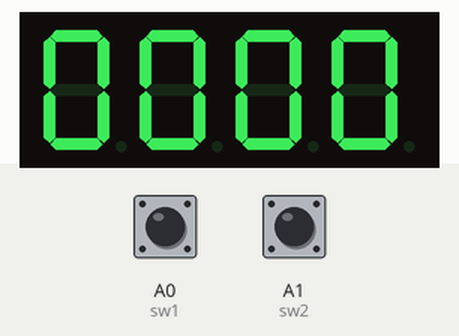
A sketch run on a simulated Arduino Uno, built with avr-gcc and run on an emulated ATmega328P. Parts: 4-digit seven-segment display. Wiring (inferred from the names in the program): 4-digit 7-segment display, segments lit when HIGH: segments pin 3, pin 7, pin 11, pin 9, pin 8, pin 4, pin 12, pin 10; digit selects pin 2, pin 5, pin 6, pin 13. The test bench sets the inputs (shaded band); at power-on: A0 (sw1) LOW, A1 (sw2) LOW. The segment pins are drawn as the display they are named for.

Above: at 1.2 s.
1.3 s: A0 (sw1) pulled HIGH for 1 s
At 2.7 s:
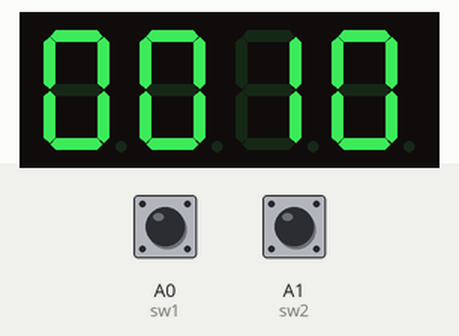
3.8 s: A1 (sw2) pulled HIGH for 3.2 s
At 7.7 s:
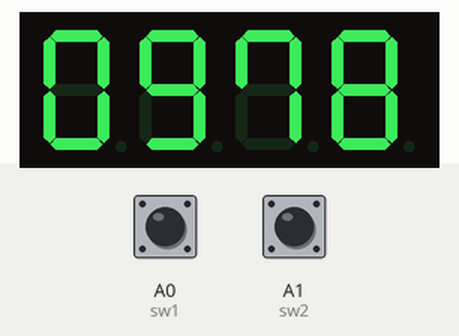
8.5 s: A1 (sw2) pulled HIGH for 0.15 s
At 9.8 s:
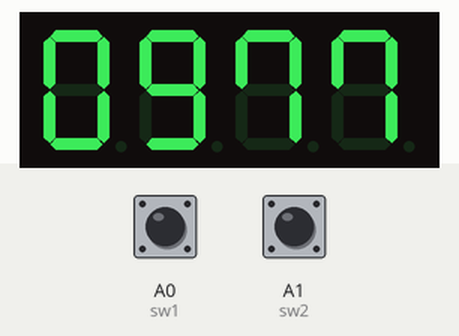
10.1 s: A0 (sw1) pulled HIGH for 3.2 s
At 14.7 s:
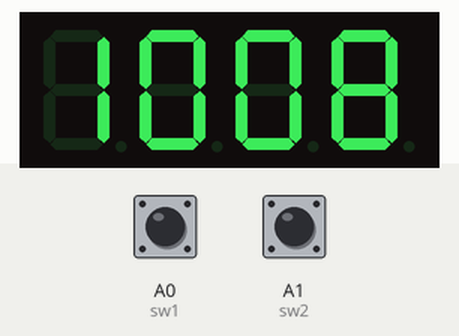

Measured:
- after the input at 1.3 s, the display: first changes after 0.08 s (image 1 shows a later state)
- after the input at 3.8 s, the display: first changes after 0.10 s (image 2 shows a later state)
- after the input at 8.5 s, the display: changes after 0.14 s (image 3)
- after the input at 10.1 s, the display: first changes after 0.16 s (image 4 shows a later state)

The sketch:

golden_bell_C14-3.ino
```cpp
#include<arduino.h>

#define ledA 3
#define ledB 7
#define ledC 11
#define ledD 9
#define ledE 8
#define ledF 4
#define ledG 12
#define DOT 10
#define seg1 2
#define seg2 5
#define seg3 6
#define seg4 13

void Charfnd(int n)
{
  switch(n){

    case 0: // A 출력
    digitalWrite(ledA, HIGH);
    digitalWrite(ledB, HIGH);
    digitalWrite(ledC, HIGH);
    digitalWrite(ledD, LOW);
    digitalWrite(ledE, HIGH);
    digitalWrite(ledF, HIGH);
    digitalWrite(ledG, HIGH);
    digitalWrite(DOT, LOW);
    break;

    case 1: // B 출력
    digitalWrite(ledA, HIGH);
    digitalWrite(ledB, HIGH);
    digitalWrite(ledC, HIGH);
    digitalWrite(ledD, HIGH);
    digitalWrite(ledE, HIGH);
    digitalWrite(ledF, HIGH);
    digitalWrite(ledG, HIGH);
    digitalWrite(DOT, LOW);
    break;

    case 2: // C 출력
    digitalWrite(ledA, HIGH);
    digitalWrite(ledB, LOW);
    digitalWrite(ledC, LOW);
    digitalWrite(ledD, HIGH);
    digitalWrite(ledE, HIGH);
    digitalWrite(ledF, HIGH);
    digitalWrite(ledG, LOW);
    digitalWrite(DOT, LOW);
    break;

    case 3: // D 출력
    digitalWrite(ledA, HIGH);
    digitalWrite(ledB, HIGH);
    digitalWrite(ledC, HIGH);
    digitalWrite(ledD, HIGH);
    digitalWrite(ledE, HIGH);
    digitalWrite(ledF, HIGH);
    digitalWrite(ledG, LOW);
    digitalWrite(DOT, LOW);
    break;

    case 4: //  E 출력
    digitalWrite(ledA, HIGH);
    digitalWrite(ledB, LOW);
    digitalWrite(ledC, LOW);
    digitalWrite(ledD, HIGH);
    digitalWrite(ledE, HIGH);
    digitalWrite(ledF, HIGH);
    digitalWrite(ledG, HIGH);
    digitalWrite(DOT, LOW);
    break;

    case 5: // F 출력
    digitalWrite(ledA, HIGH);
    digitalWrite(ledB, LOW);
    digitalWrite(ledC, LOW);
    digitalWrite(ledD, LOW);
    digitalWrite(ledE, HIGH);
    digitalWrite(ledF, HIGH);
    digitalWrite(ledG, HIGH);
    digitalWrite(DOT, LOW);
    break;
  }
}


void fnd(int n)
{
  switch(n){

    case 0: // 0출력
    digitalWrite(ledA, HIGH);
    digitalWrite(ledB, HIGH);
    digitalWrite(ledC, HIGH);
    digitalWrite(ledD, HIGH);
    digitalWrite(ledE, HIGH);
    digitalWrite(ledF, HIGH);
    digitalWrite(ledG, LOW);
    digitalWrite(DOT, LOW);
    break;

    case 1: // 1 출력
    digitalWrite(ledA, LOW);
    digitalWrite(ledB, HIGH);
    digitalWrite(ledC, HIGH);
    digitalWrite(ledD, LOW);
    digitalWrite(ledE, LOW);
    digitalWrite(ledF, LOW);
    digitalWrite(ledG, LOW);
    digitalWrite(DOT, LOW);
    break;

    case 2: // 2 출력
    digitalWrite(ledA, HIGH);
    digitalWrite(ledB, HIGH);
    digitalWrite(ledC, LOW);
    digitalWrite(ledD, HIGH);
    digitalWrite(ledE, HIGH);
    digitalWrite(ledF, LOW);
    digitalWrite(ledG, HIGH);
    digitalWrite(DOT, LOW);
    break;

    case 3: // 3 출력
    digitalWrite(ledA, HIGH);
    digitalWrite(ledB, HIGH);
    digitalWrite(ledC, HIGH);
    digitalWrite(ledD, HIGH);
    digitalWrite(ledE, LOW);
    digitalWrite(ledF, LOW);
    digitalWrite(ledG, HIGH);
    digitalWrite(DOT, LOW);
    break;

    case 4: // 4 출력
    digitalWrite(ledA, LOW);
    digitalWrite(ledB, HIGH);
    digitalWrite(ledC, HIGH);
    digitalWrite(ledD, LOW);
    digitalWrite(ledE, LOW);
    digitalWrite(ledF, HIGH);
    digitalWrite(ledG, HIGH);
    digitalWrite(DOT, LOW);
    break;

    case 5: // 5 출력
    digitalWrite(ledA, HIGH);
    digitalWrite(ledB, LOW);
    digitalWrite(ledC, HIGH);
    digitalWrite(ledD, HIGH);
    digitalWrite(ledE, LOW);
    digitalWrite(ledF, HIGH);
    digitalWrite(ledG, HIGH);
    digitalWrite(DOT, LOW);
    break;

    case 6: // 6 출력
    digitalWrite(ledA, HIGH);
    digitalWrite(ledB, LOW);
    digitalWrite(ledC, HIGH);
    digitalWrite(ledD, HIGH);
    digitalWrite(ledE, HIGH);
    digitalWrite(ledF, HIGH);
    digitalWrite(ledG, HIGH);
    digitalWrite(DOT, LOW);
    break;

    case 7: // 7 출력
    digitalWrite(ledA, HIGH);
    digitalWrite(ledB, HIGH);
    digitalWrite(ledC, HIGH);
    digitalWrite(ledD, LOW);
    digitalWrite(ledE, LOW);
    digitalWrite(ledF, HIGH);
    digitalWrite(ledG, LOW);
    digitalWrite(DOT, LOW);
    break;

    case 8: // 8 출력
    digitalWrite(ledA, HIGH);
    digitalWrite(ledB, HIGH);
    digitalWrite(ledC, HIGH);
    digitalWrite(ledD, HIGH);
    digitalWrite(ledE, HIGH);
    digitalWrite(ledF, HIGH);
    digitalWrite(ledG, HIGH);
    digitalWrite(DOT, LOW);
    break;

    case 9: // 9 출력
    digitalWrite(ledA, HIGH);
    digitalWrite(ledB, HIGH);
    digitalWrite(ledC, HIGH);
    digitalWrite(ledD, HIGH);
    digitalWrite(ledE, LOW);
    digitalWrite(ledF, HIGH);
    digitalWrite(ledG, HIGH);
    digitalWrite(DOT, LOW);
    break;
  }
}

void clr()
{
    digitalWrite(ledA, LOW);
    digitalWrite(ledB, LOW);
    digitalWrite(ledC, LOW);
    digitalWrite(ledD, LOW);
    digitalWrite(ledE, LOW);
    digitalWrite(ledF, LOW);
    digitalWrite(ledG, LOW);
    digitalWrite(DOT, LOW);
}

void set()
{
    digitalWrite(ledA, HIGH);
    digitalWrite(ledB, HIGH);
    digitalWrite(ledC, HIGH);
    digitalWrite(ledD, HIGH);
    digitalWrite(ledE, HIGH);
    digitalWrite(ledF, HIGH);
    digitalWrite(ledG, HIGH);
    digitalWrite(DOT, HIGH);
}


int a[4]={0,0,0,0}; // 각 segment 숫자를 저장할 배열
int b,c;

#define sw1 A0 // sw1을 A0로 지정, 0번핀으로하면 오류.
#define sw2 A1 // 혹은 선빼고 업로드 후, 핀 꽂고하면됌.

void setup() {
  pinMode(ledA, OUTPUT);
  pinMode(ledB, OUTPUT);
  pinMode(ledC, OUTPUT);
  pinMode(ledD, OUTPUT);
  pinMode(ledE, OUTPUT);
  pinMode(ledF, OUTPUT);
  pinMode(ledG, OUTPUT);
  pinMode(DOT, OUTPUT);
  pinMode(seg1, OUTPUT);
  pinMode(seg2, OUTPUT);
  pinMode(seg3, OUTPUT);
  pinMode(seg4, OUTPUT);
  pinMode(sw1, INPUT); // 1번 포트로 스위치 값 입력받음
  pinMode(sw2, INPUT);

  Serial.end();
  // Serial.end는 Serial통신 핀(0,1)번을 사용하지 않도록
  // 함수임. Serial.begin()이 Serial 통신을 사용하기 위해
  // 사용되는 것이면,Serial.end()는 그 반대임.
}

void loop()
{
  int sw1_state= digitalRead(sw1); //스위치가 연결된 1번

  if(sw1_state==1) // 스위치가 눌릴 때 마다 하나씩 증가
  {
    ++a[3]; // 맨 마지막 세그먼트 박스
    if(a[3]>9)
    {
      a[3]=0;
      ++a[2];
    }
    if(a[2]>9)
    {
      a[2]=0;
      ++a[1];
    }
    if(a[1]>9)
    {
      a[1]=0;
      ++a[0];
    }
    if(a[0]>9)
    {
      a[0]=0;
    }
  }

int sw2_state= digitalRead(sw2);

  if(sw2_state==1) //
  {
    --a[3]; // 맨 마지막 세그먼트 박스
   if(a[3]<0) // >9로하면 오류생김!!!!!!!!!!
    {
      a[3]=9;
      --a[2];
    }
    if(a[2]<0)
    {
      a[2]=9;
      --a[1];
    }
    if(a[1]<0)
    {
      a[1]=9;
      --a[0];
    }
    if(a[0]<0)
    {
      a[0]=0;
    }
  }


  for(b=0;b<5;b++) // sw1 입력이 여러번 들어가는 것 방지
  {
    digitalWrite(seg1,LOW);
    fnd(a[0]);
    delay(5);
    digitalWrite(seg1,HIGH);

    digitalWrite(seg2,LOW);
    fnd(a[1]);
    delay(5);
    digitalWrite(seg2,HIGH);

    digitalWrite(seg3,LOW);
    fnd(a[2]);
    delay(5);
    digitalWrite(seg3,HIGH);

    digitalWrite(seg4,LOW);
    fnd(a[3]);
    delay(5);
    digitalWrite(seg4,HIGH);
  }
}
```
